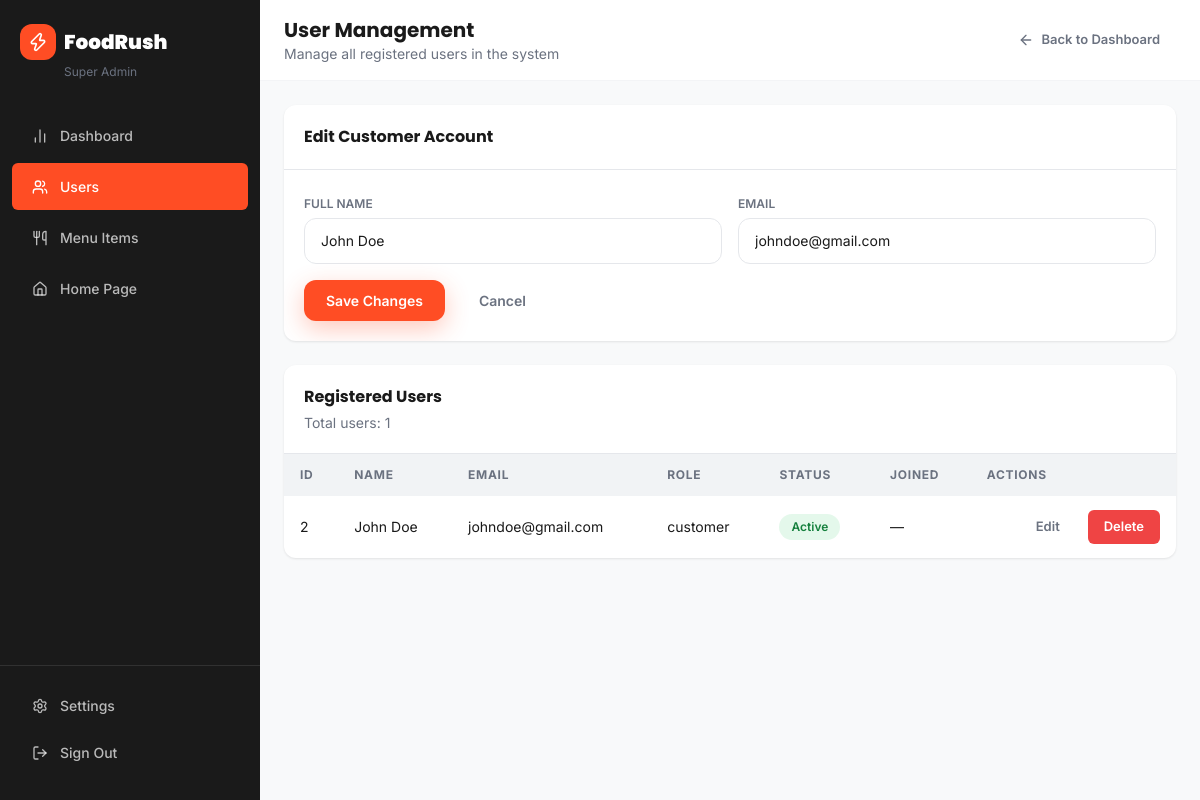
The app's page /admin/users.php?edit_id=2 with its own data.
### tables this page shows
CREATE TABLE USERS (
    ID INT AUTO_INCREMENT PRIMARY KEY,
    FULL_NAME VARCHAR(100) NOT NULL,
    EMAIL VARCHAR(100) UNIQUE NOT NULL,
    PASSWORD VARCHAR(255) NOT NULL,
    PHONE_NUMBER VARCHAR(20) DEFAULT NULL,
    DATE_OF_BIRTH DATE DEFAULT NULL,
    AVATAR_URL VARCHAR(255) DEFAULT NULL,
    ROLE ENUM('customer', 'admin') DEFAULT 'customer',
    CREATED_AT TIMESTAMP DEFAULT CURRENT_TIMESTAMP,
    UPDATED_AT TIMESTAMP DEFAULT CURRENT_TIMESTAMP ON UPDATE CURRENT_TIMESTAMP
);

### admin/users.php (the view, shortened to what this page needs)
<?php
include_once '../includes/db-connect.php';
$editUser = null;
if (isset($_GET['edit_id'])) {
    $editId = (int)$_GET['edit_id'];
    if ($editId > 0) {
        $stmt = $conn->prepare("SELECT id, full_name, email, role FROM users WHERE id = ? AND role = 'customer'");
        $stmt->bind_param('i', $editId);
        $stmt->execute();
        $result = $stmt->get_result();
        $editUser = $result->fetch_assoc();
    }
}
$users = [];
$result = $conn->query("SELECT id, full_name, email, role FROM users WHERE role = 'customer' ORDER BY id DESC");
if ($result) {
    while ($row = $result->fetch_assoc()) {
        $users[] = $row;
    }
}
?>
<!DOCTYPE html>
<html lang="en">
<head>
  <script src="https://cdn.tailwindcss.com"></script>
  <link rel="stylesheet" href="../assets/css/custom.css" />
</head>
<body class="bg-[#F8F9FA]">
<div class="flex min-h-screen">
  <aside class="sidebar hidden md:flex flex-col py-6 flex-shrink-0">
    <div class="px-5 mb-8">
      <div class="flex items-center gap-2">
        <div class="w-9 h-9 bg-primary rounded-xl flex items-center justify-center"><i data-lucide="zap" class="text-white w-5 h-5"></i></div>
        <span class="font-heading font-black text-xl text-white">FoodRush</span>
      </div>
      <div class="text-xs text-gray-500 mt-1 ml-11">Super Admin</div>
    </div>
    <nav class="flex-1 px-3 space-y-1">
      <a href="admin-panel.php" class="sidebar-link"><i data-lucide="bar-chart-2" class="w-4 h-4"></i> Dashboard</a>
      <a href="users.php" class="sidebar-link active"><i data-lucide="users" class="w-4 h-4"></i> Users</a>
      <a href="../merchant/menu-manager.php" class="sidebar-link"><i data-lucide="utensils" class="w-4 h-4"></i> Menu Items</a>
      <a href="../index.html" class="sidebar-link"><i data-lucide="home" class="w-4 h-4"></i> Home Page</a>
    </nav>
    <div class="px-3 mt-auto pt-4 border-t border-white/10">
      <div class="sidebar-link cursor-pointer"><i data-lucide="settings" class="w-4 h-4"></i> Settings</div>
      <a href="../auth.html" class="sidebar-link"><i data-lucide="log-out" class="w-4 h-4"></i> Sign Out</a>
    </div>
  </aside>
  <div class="flex-1 overflow-auto">
    <header class="bg-white border-b border-gray-100 px-6 py-4 flex items-center justify-between sticky top-0 z-30">
      <div>
        <h1 class="font-heading font-bold text-xl">User Management</h1>
        <p class="text-sm text-gray-500">Manage all registered users in the system</p>
      </div>
      <a href="admin-panel.php" class="btn btn-ghost btn-sm flex items-center gap-2"><i data-lucide="arrow-left" class="w-4 h-4"></i> Back to Dashboard</a>
    </header>
    <div class="p-6">
      <?php if ($editUser): ?>
        <div class="card mb-6 overflow-hidden">
          <div class="p-5 border-b">
            <h2 class="font-heading font-bold text-base">Edit Customer Account</h2>
          </div>
          <div class="p-5">
            <form method="post" action="users.php">
              <div class="grid grid-cols-1 md:grid-cols-2 gap-4">
                <div>
                  <label class="text-xs font-semibold text-gray-500 uppercase">Full Name</label>
                  <input name="full_name" type="text" value="<?php echo htmlspecialchars($editUser['full_name']); ?>" class="input-field mt-1 text-sm w-full" required />
                </div>
                <div>
                  <label class="text-xs font-semibold text-gray-500 uppercase">Email</label>
                  <input name="email" type="email" value="<?php echo htmlspecialchars($editUser['email']); ?>" class="input-field mt-1 text-sm w-full" required />
                </div>
              </div>
              <div class="flex gap-3 mt-4">
                <button type="submit" class="btn btn-primary">Save Changes</button>
                <a href="users.php" class="btn btn-ghost">Cancel</a>
              </div>
            </form>
          </div>
        </div>
      <?php endif; ?>
      <div class="card overflow-hidden">
        <div class="p-5 border-b flex items-center justify-between">
          <div>
            <h2 class="font-heading font-bold text-base">Registered Users</h2>
            <p class="text-sm text-gray-500 mt-1">Total users: <?php echo number_format(count($users)); ?></p>
          </div>
        </div>
        <div class="overflow-x-auto">
          <table class="data-table w-full">
            <thead>
              <tr>
                <th>ID</th>
                <th>Name</th>
                <th>Email</th>
                <th>Role</th>
                <th>Status</th>
                <th>Joined</th>
                <th>Actions</th>
              </tr>
            </thead>
            <tbody>
              <?php if (count($users) > 0): ?>
                <?php foreach ($users as $user): ?>
                  <tr>
                    <td><?php echo htmlspecialchars($user['id']); ?></td>
                    <td><?php echo htmlspecialchars($user['full_name']); ?></td>
                    <td><?php echo htmlspecialchars($user['email']); ?></td>
                    <td><?php echo htmlspecialchars($user['role']); ?></td>
                    <td><span class="pill pill-completed">Active</span></td>
                    <td>—</td>
                    <td class="text-right">
                      <a href="users.php?edit_id=<?php echo htmlspecialchars($user['id']); ?>" class="btn btn-ghost btn-sm mr-2">Edit</a>
                      <form method="post" action="users.php" class="inline-block" onsubmit="return confirm('Delete this customer account?');">
                        <button type="submit" class="btn btn-danger btn-sm">Delete</button>
                      </form>
                    </td>
                  </tr>
                <?php endforeach; ?>
              <?php else: ?>
                <tr><td colspan="7" class="text-center py-10 text-gray-400">No users found.</td></tr>
              <?php endif; ?>
            </tbody>
          </table>
        </div>
      </div>
    </div>
  </div>
</div>
</body>
</html>

### assets/css/custom.css (style rules this page uses)
:root { --primary: #FF4D24; --primary-light: #FF6B4A; --primary-dark: #E03D18; --primary-alpha: rgba(255, 77, 36, 0.12); --secondary: #1A1A1A; --background: #F8F9FA; --surface: #FFFFFF; --surface-2: #F1F3F5; --text-primary: #1A1A1A; --text-secondary: #6B7280; --text-muted: #9CA3AF; --border: #E5E7EB; --success: #22C55E; --warning: #F59E0B; --danger: #EF4444; --info: #3B82F6; --radius-sm: 6px; --radius: 12px; --radius-lg: 20px; --radius-xl: 28px; --shadow-sm: 0 1px 3px rgba(0,0,0,.06), 0 1px 2px rgba(0,0,0,.04); --shadow: 0 4px 12px rgba(0,0,0,.08); --shadow-md: 0 8px 24px rgba(0,0,0,.10); --shadow-lg: 0 16px 48px rgba(0,0,0,.14); --shadow-primary: 0 8px 24px rgba(255,77,36,.30); }
*, *::before, *::after { box-sizing: border-box; margin: 0; padding: 0; }
html { scroll-behavior: smooth; -webkit-text-size-adjust: 100%; }
body { font-family: 'Inter', sans-serif; background-color: var(--background); color: var(--text-primary); line-height: 1.6; -webkit-font-smoothing: antialiased; }
h1,h2,h3,h4,h5,h6 { font-family: 'Poppins', sans-serif; }
a { text-decoration: none; color: inherit; }
.card { background: var(--surface); border-radius: var(--radius); box-shadow: var(--shadow-sm); transition: box-shadow .25s ease, transform .25s ease; }
.btn { display: inline-flex; align-items: center; justify-content: center; gap: 8px; font-family: 'Inter', sans-serif; font-weight: 600; font-size: 14px; padding: 10px 22px; border-radius: var(--radius); border: none; cursor: pointer; transition: all .2s ease; white-space: nowrap; outline: none; }
.btn-primary { background: var(--primary); color: #fff; box-shadow: var(--shadow-primary); }
.btn-ghost { background: transparent; color: var(--text-secondary); }
.btn-sm { padding: 7px 16px; font-size: 13px; border-radius: var(--radius-sm); }
.input-field { width: 100%; padding: 12px 16px; font-family: 'Inter', sans-serif; font-size: 14px; border: 1.5px solid var(--border); border-radius: var(--radius); background: var(--surface); color: var(--text-primary); transition: border-color .2s, box-shadow .2s; outline: none; }
.input-field::placeholder { color: var(--text-muted); }
.sidebar { width: 260px; background: var(--secondary); color: rgba(255,255,255,.85); display: flex; flex-direction: column; gap: 0; flex-shrink: 0; }
.sidebar-link { display: flex; align-items: center; gap: 12px; padding: 13px 20px; font-size: 14px; font-weight: 500; border-radius: var(--radius-sm); transition: all .2s; cursor: pointer; border: none; background: transparent; color: rgba(255,255,255,.7); width: 100%; text-align: left; }
.sidebar-link.active { background: var(--primary); color: #fff; }
.data-table { width: 100%; border-collapse: collapse; }
.data-table thead th { background: var(--surface-2); padding: 12px 16px; text-align: left; font-size: 12px; font-weight: 700; letter-spacing: .06em; text-transform: uppercase; color: var(--text-secondary); }
.data-table tbody td { padding: 14px 16px; border-bottom: 1px solid var(--border); font-size: 14px; }
.data-table tbody tr:last-child td { border-bottom: none; }
.pill { display: inline-flex; align-items: center; padding: 4px 12px; border-radius: 99px; font-size: 12px; font-weight: 600; gap: 5px; }
.pill-completed { background: rgba(34,197,94,.12); color: #15803D; }
.btn-danger { background: #EF4444; color: #fff; }

### records on screen
users: full_name "John Doe", email "johndoe@gmail.com", ID "2", FULL_NAME "John Doe", EMAIL "johndoe@gmail.com", ROLE "customer"

### other values on screen
count($users) "1"
